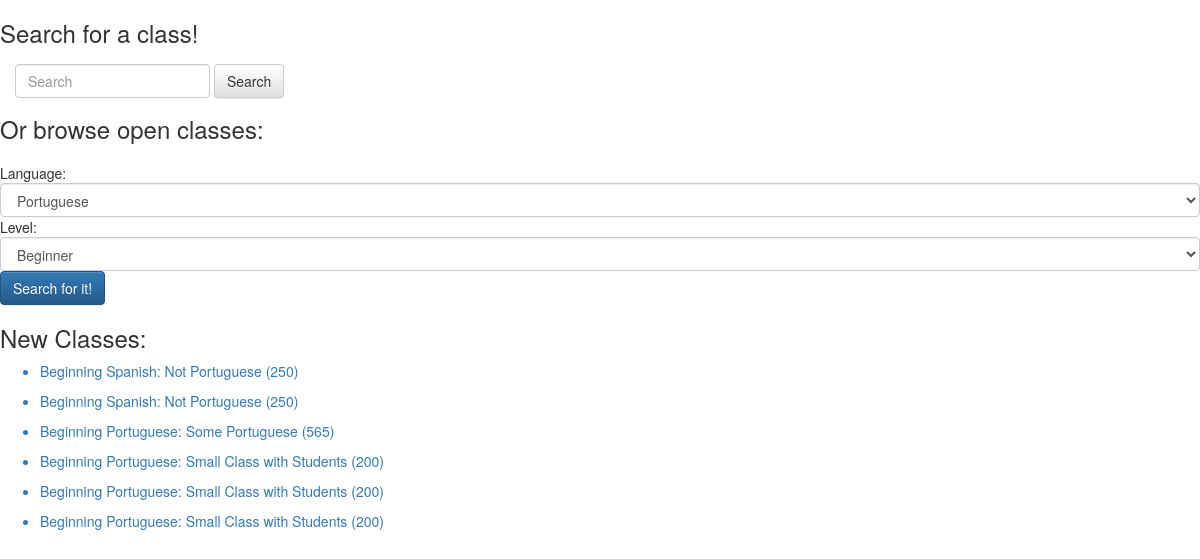
Before: /search with the older database file.
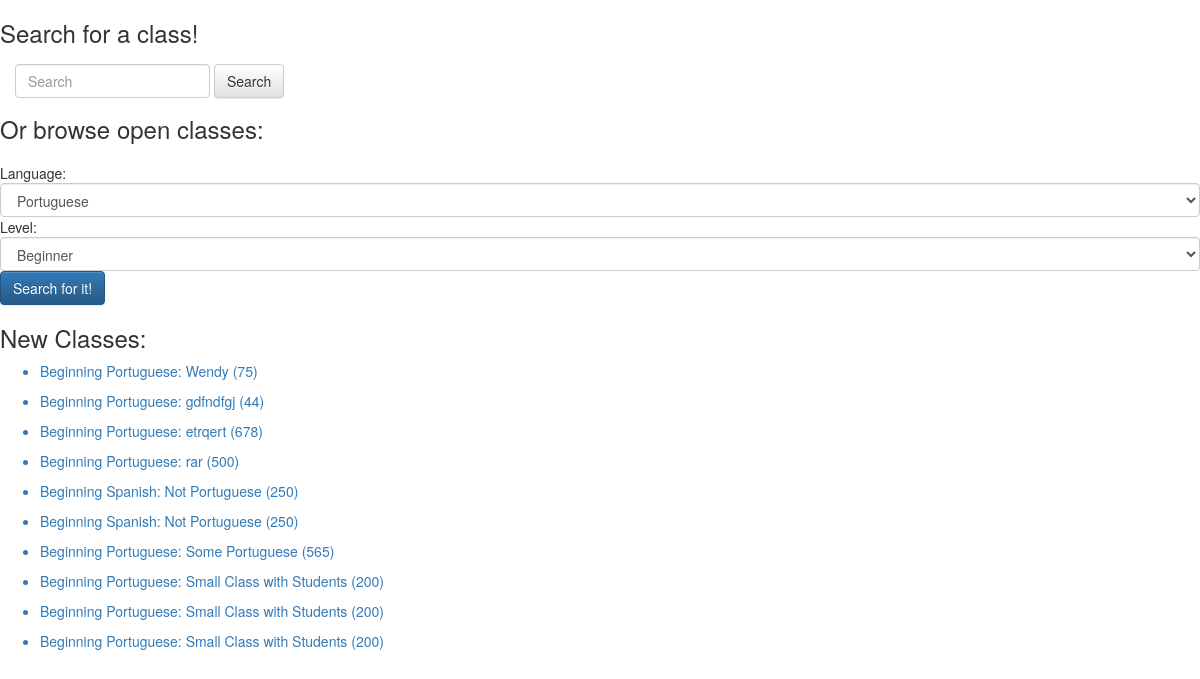
After: the same page with the newer database file.
### model.py (models this page shows, shortened)
class Classroom(db.Model):
    __tablename__ = "classes"
    class_id = db.Column(db.Integer, autoincrement=True, primary_key=True)
    class_name = db.Column(db.String(35), nullable=False)
    language = db.Column(db.String(40), nullable=False)
    level = db.Column(db.String, nullable=False)
    cost = db.Column(db.Integer, nullable=True)
    per_time = db.Column(db.String, nullable=False)
    base_price = db.Column(db.Float)
    min_students = db.Column(db.Integer, nullable=False)
    max_students = db.Column(db.Integer, nullable=False)
    address = db.Column(db.String, nullable=True)
    class_days = db.Column(db.String, nullable=False)
    start_date = db.Column(db.DateTime, nullable=False)
    end_date = db.Column(db.DateTime, nullable=True)
    start_time = db.Column(db.DateTime, nullable=False)
    end_time = db.Column(db.DateTime, nullable=False)
    rating = db.Column(db.Integer, nullable=True)
    rating_count = db.Column(db.Integer)
    create_date = db.Column(db.DateTime)
    c_count = db.Column(db.Integer)

### server.py (the view)
@app.route('/search')
def search_classes():
    new = Classroom.query.order_by(Classroom.create_date.desc()).limit(10).all()
    if session:
        user_email = db.session.query(User).filter(User.user_id == session["user_id"]).first()
        user_username = user_email.username
        return render_template('search.html', user_username=user_username, new=new)
    return render_template('search.html', user_username=None, new=new)

### templates/search.html (shortened to what this page needs)
{% extends 'base.html' %}
{% block body %}
<h3>Search for a class!</h3>
<div>
<form class="navbar-form navbar-left" role="search" id="form-submission">
      <div class="form-group">
        <input type="text" class="form-control" placeholder="Search">
      </div>
    <button type="submit" class="btn btn-default">Search</button>
</form>
</div>
<br><br>
<section>
<h3>Or browse open classes:<h3>
</section>
<div>
    <form id="searchparams" method="GET" action="/search-results" data-target=".bs-example-modal-lg" >
      Language:
      <select name="languagetype" class="form-control">
          <option value="Portuguese">Portuguese</option>
      </select>
  </div>
  <div>
    Level:
    <select name="leveltype" class="form-control">
        <option value="Beginning">Beginner</option>
    </select>
  </div>
  <div>
    <button id="submission" class="btn btn-primary">Search for it!</button>
  </div>
<div>
  <h3>New Classes:</h3>
  {% for n in new %}
  <ul>
    <a href="/class-info/{{ n.class_id }}"><li>{{ n.level }} {{ n.language }}: {{ n.class_name }} ({{ n.cost }})</li></a>
  </ul>
  {% endfor %}
</div>
{% endblock %}

### templates/base.html (shortened to what this page needs)
<!doctype html>
<html>
<head>
  <link href="https://maxcdn.bootstrapcdn.com/bootstrap/3.3.4/css/bootstrap.min.css" rel="stylesheet">
  <link href="/static/project.css" rel="stylesheet">
  <link rel="stylesheet" href="https://maxcdn.bootstrapcdn.com/bootstrap/3.3.5/css/bootstrap.min.css">
  <link rel="stylesheet" href="https://maxcdn.bootstrapcdn.com/bootstrap/3.3.5/css/bootstrap-theme.min.css">
</head>
<body>
  {% block body %}
  {% endblock %}
  </body>
</html>

Changed rows visible on the page:
added Classroom: level "Beginning", language "Portuguese", class_name "Wendy", cost "75"
added Classroom: level "Beginning", language "Portuguese", class_name "gdfndfgj", cost "44"
added Classroom: level "Beginning", language "Portuguese", class_name "etrqert", cost "678"
added Classroom: level "Beginning", language "Portuguese", class_name "rar", cost "500"
